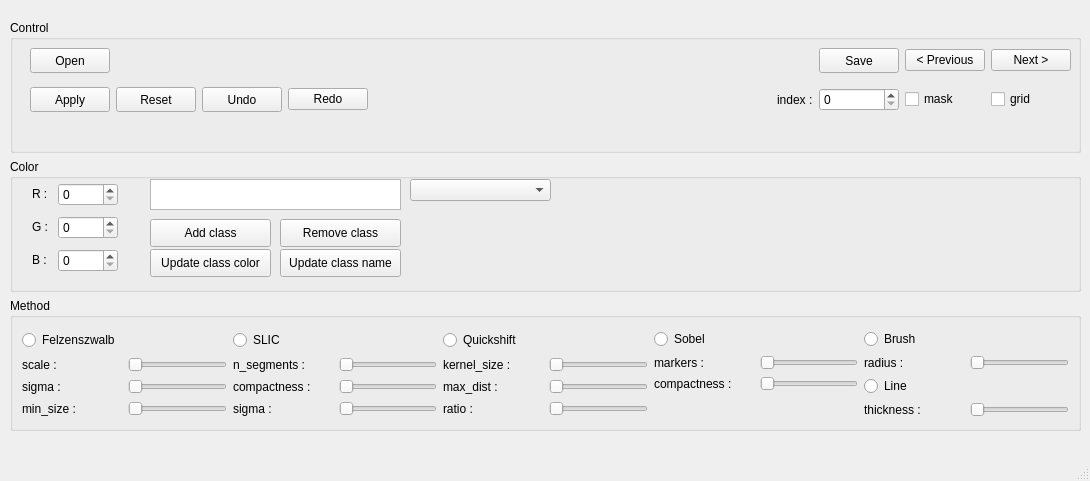
<?xml version="1.0" encoding="UTF-8"?>
<ui version="4.0">
 <class>MainWindow</class>
 <widget class="QMainWindow" name="MainWindow">
  <property name="geometry">
   <rect>
    <x>0</x>
    <y>0</y>
    <width>1090</width>
    <height>481</height>
   </rect>
  </property>
  <property name="sizePolicy">
   <sizepolicy hsizetype="Fixed" vsizetype="Fixed">
    <horstretch>0</horstretch>
    <verstretch>0</verstretch>
   </sizepolicy>
  </property>
  <property name="minimumSize">
   <size>
    <width>1090</width>
    <height>481</height>
   </size>
  </property>
  <property name="maximumSize">
   <size>
    <width>1090</width>
    <height>481</height>
   </size>
  </property>
  <property name="windowTitle">
   <string>MainWindow</string>
  </property>
  <widget class="QWidget" name="centralwidget">
   <widget class="QWidget" name="verticalLayoutWidget_2">
    <property name="geometry">
     <rect>
      <x>10</x>
      <y>20</y>
      <width>1071</width>
      <height>411</height>
     </rect>
    </property>
    <layout class="QVBoxLayout" name="verticalLayout_2">
     <item>
      <layout class="QHBoxLayout" name="horizontalLayout_8">
       <item>
        <widget class="QGroupBox" name="groupBox_3">
         <property name="title">
          <string>Control</string>
         </property>
         <widget class="QWidget" name="gridLayoutWidget_2">
          <property name="geometry">
           <rect>
            <x>20</x>
            <y>20</y>
            <width>1041</width>
            <height>81</height>
           </rect>
          </property>
          <layout class="QGridLayout" name="gridLayout_10">
           <item row="1" column="3">
            <widget class="QPushButton" name="pushButton_14">
             <property name="sizePolicy">
              <sizepolicy hsizetype="Fixed" vsizetype="Fixed">
               <horstretch>0</horstretch>
               <verstretch>0</verstretch>
              </sizepolicy>
             </property>
             <property name="minimumSize">
              <size>
               <width>0</width>
               <height>25</height>
              </size>
             </property>
             <property name="text">
              <string>Undo</string>
             </property>
            </widget>
           </item>
           <item row="1" column="1">
            <widget class="QPushButton" name="pushButton_2">
             <property name="sizePolicy">
              <sizepolicy hsizetype="Fixed" vsizetype="Fixed">
               <horstretch>0</horstretch>
               <verstretch>0</verstretch>
              </sizepolicy>
             </property>
             <property name="minimumSize">
              <size>
               <width>0</width>
               <height>25</height>
              </size>
             </property>
             <property name="text">
              <string>Reset</string>
             </property>
            </widget>
           </item>
           <item row="0" column="8">
            <widget class="QPushButton" name="pushButton_6">
             <property name="sizePolicy">
              <sizepolicy hsizetype="Fixed" vsizetype="Fixed">
               <horstretch>0</horstretch>
               <verstretch>0</verstretch>
              </sizepolicy>
             </property>
             <property name="text">
              <string>&lt; Previous</string>
             </property>
            </widget>
           </item>
           <item row="0" column="0">
            <widget class="QPushButton" name="pushButton_3">
             <property name="sizePolicy">
              <sizepolicy hsizetype="Fixed" vsizetype="Fixed">
               <horstretch>0</horstretch>
               <verstretch>0</verstretch>
              </sizepolicy>
             </property>
             <property name="minimumSize">
              <size>
               <width>0</width>
               <height>25</height>
              </size>
             </property>
             <property name="text">
              <string>Open</string>
             </property>
            </widget>
           </item>
           <item row="1" column="0">
            <widget class="QPushButton" name="pushButton_4">
             <property name="sizePolicy">
              <sizepolicy hsizetype="Fixed" vsizetype="Fixed">
               <horstretch>0</horstretch>
               <verstretch>0</verstretch>
              </sizepolicy>
             </property>
             <property name="minimumSize">
              <size>
               <width>0</width>
               <height>25</height>
              </size>
             </property>
             <property name="text">
              <string>Apply</string>
             </property>
            </widget>
           </item>
           <item row="0" column="9">
            <widget class="QPushButton" name="pushButton_5">
             <property name="sizePolicy">
              <sizepolicy hsizetype="Fixed" vsizetype="Fixed">
               <horstretch>0</horstretch>
               <verstretch>0</verstretch>
              </sizepolicy>
             </property>
             <property name="text">
              <string>Next &gt;</string>
             </property>
            </widget>
           </item>
           <item row="1" column="9">
            <widget class="QCheckBox" name="checkBox">
             <property name="text">
              <string>grid</string>
             </property>
            </widget>
           </item>
           <item row="1" column="8">
            <widget class="QCheckBox" name="checkBox_2">
             <property name="text">
              <string>mask</string>
             </property>
            </widget>
           </item>
           <item row="0" column="1">
            <widget class="QLabel" name="label_3">
             <property name="text">
              <string/>
             </property>
            </widget>
           </item>
           <item row="0" column="5">
            <widget class="QLabel" name="label">
             <property name="text">
              <string/>
             </property>
            </widget>
           </item>
           <item row="0" column="7">
            <widget class="QPushButton" name="pushButton">
             <property name="sizePolicy">
              <sizepolicy hsizetype="Fixed" vsizetype="Fixed">
               <horstretch>0</horstretch>
               <verstretch>0</verstretch>
              </sizepolicy>
             </property>
             <property name="minimumSize">
              <size>
               <width>0</width>
               <height>25</height>
              </size>
             </property>
             <property name="text">
              <string>Save</string>
             </property>
            </widget>
           </item>
           <item row="1" column="4">
            <widget class="QPushButton" name="pushButton_13">
             <property name="sizePolicy">
              <sizepolicy hsizetype="Fixed" vsizetype="Fixed">
               <horstretch>0</horstretch>
               <verstretch>0</verstretch>
              </sizepolicy>
             </property>
             <property name="text">
              <string>Redo</string>
             </property>
            </widget>
           </item>
           <item row="1" column="7">
            <widget class="QSpinBox" name="spinBox"/>
           </item>
           <item row="1" column="6">
            <widget class="QLabel" name="label_12">
             <property name="sizePolicy">
              <sizepolicy hsizetype="Fixed" vsizetype="Preferred">
               <horstretch>0</horstretch>
               <verstretch>0</verstretch>
              </sizepolicy>
             </property>
             <property name="text">
              <string>index :</string>
             </property>
            </widget>
           </item>
          </layout>
         </widget>
        </widget>
       </item>
      </layout>
     </item>
     <item>
      <layout class="QHBoxLayout" name="horizontalLayout">
       <item>
        <widget class="QGroupBox" name="groupBox_2">
         <property name="title">
          <string>Color</string>
         </property>
         <widget class="QWidget" name="gridLayoutWidget">
          <property name="geometry">
           <rect>
            <x>10</x>
            <y>20</y>
            <width>111</width>
            <height>98</height>
           </rect>
          </property>
          <layout class="QGridLayout" name="gridLayout_9">
           <item row="1" column="0">
            <layout class="QHBoxLayout" name="horizontalLayout_6">
             <item>
              <widget class="QLabel" name="label_5">
               <property name="sizePolicy">
                <sizepolicy hsizetype="Fixed" vsizetype="Fixed">
                 <horstretch>0</horstretch>
                 <verstretch>0</verstretch>
                </sizepolicy>
               </property>
               <property name="minimumSize">
                <size>
                 <width>20</width>
                 <height>20</height>
                </size>
               </property>
               <property name="text">
                <string>G :</string>
               </property>
              </widget>
             </item>
             <item>
              <widget class="QSpinBox" name="spinBox_3">
               <property name="sizePolicy">
                <sizepolicy hsizetype="Fixed" vsizetype="Fixed">
                 <horstretch>0</horstretch>
                 <verstretch>0</verstretch>
                </sizepolicy>
               </property>
               <property name="minimumSize">
                <size>
                 <width>60</width>
                 <height>20</height>
                </size>
               </property>
              </widget>
             </item>
            </layout>
           </item>
           <item row="0" column="0">
            <layout class="QHBoxLayout" name="horizontalLayout_5">
             <item>
              <widget class="QLabel" name="label_4">
               <property name="sizePolicy">
                <sizepolicy hsizetype="Fixed" vsizetype="Fixed">
                 <horstretch>0</horstretch>
                 <verstretch>0</verstretch>
                </sizepolicy>
               </property>
               <property name="minimumSize">
                <size>
                 <width>20</width>
                 <height>20</height>
                </size>
               </property>
               <property name="text">
                <string>R :</string>
               </property>
              </widget>
             </item>
             <item>
              <widget class="QSpinBox" name="spinBox_2">
               <property name="sizePolicy">
                <sizepolicy hsizetype="Fixed" vsizetype="Fixed">
                 <horstretch>0</horstretch>
                 <verstretch>0</verstretch>
                </sizepolicy>
               </property>
               <property name="minimumSize">
                <size>
                 <width>60</width>
                 <height>20</height>
                </size>
               </property>
              </widget>
             </item>
            </layout>
           </item>
           <item row="2" column="0">
            <layout class="QHBoxLayout" name="horizontalLayout_7">
             <item>
              <widget class="QLabel" name="label_6">
               <property name="sizePolicy">
                <sizepolicy hsizetype="Fixed" vsizetype="Fixed">
                 <horstretch>0</horstretch>
                 <verstretch>0</verstretch>
                </sizepolicy>
               </property>
               <property name="minimumSize">
                <size>
                 <width>20</width>
                 <height>20</height>
                </size>
               </property>
               <property name="text">
                <string>B :</string>
               </property>
              </widget>
             </item>
             <item>
              <widget class="QSpinBox" name="spinBox_4">
               <property name="sizePolicy">
                <sizepolicy hsizetype="Fixed" vsizetype="Fixed">
                 <horstretch>0</horstretch>
                 <verstretch>0</verstretch>
                </sizepolicy>
               </property>
               <property name="minimumSize">
                <size>
                 <width>60</width>
                 <height>20</height>
                </size>
               </property>
              </widget>
             </item>
            </layout>
           </item>
          </layout>
         </widget>
         <widget class="QComboBox" name="comboBox">
          <property name="geometry">
           <rect>
            <x>400</x>
            <y>20</y>
            <width>141</width>
            <height>22</height>
           </rect>
          </property>
         </widget>
         <widget class="QTextEdit" name="textEdit">
          <property name="geometry">
           <rect>
            <x>140</x>
            <y>20</y>
            <width>251</width>
            <height>31</height>
           </rect>
          </property>
         </widget>
         <widget class="QPushButton" name="pushButton_7">
          <property name="geometry">
           <rect>
            <x>140</x>
            <y>60</y>
            <width>121</width>
            <height>28</height>
           </rect>
          </property>
          <property name="text">
           <string>Add class</string>
          </property>
         </widget>
         <widget class="QPushButton" name="pushButton_8">
          <property name="geometry">
           <rect>
            <x>270</x>
            <y>60</y>
            <width>121</width>
            <height>28</height>
           </rect>
          </property>
          <property name="text">
           <string>Remove class</string>
          </property>
         </widget>
         <widget class="QPushButton" name="pushButton_9">
          <property name="geometry">
           <rect>
            <x>140</x>
            <y>90</y>
            <width>121</width>
            <height>28</height>
           </rect>
          </property>
          <property name="text">
           <string>Update class color</string>
          </property>
         </widget>
         <widget class="QPushButton" name="pushButton_10">
          <property name="geometry">
           <rect>
            <x>270</x>
            <y>90</y>
            <width>121</width>
            <height>28</height>
           </rect>
          </property>
          <property name="text">
           <string>Update class name</string>
          </property>
         </widget>
        </widget>
       </item>
      </layout>
     </item>
     <item>
      <layout class="QHBoxLayout" name="horizontalLayout_3">
       <item>
        <widget class="QGroupBox" name="groupBox">
         <property name="title">
          <string>Method</string>
         </property>
         <layout class="QGridLayout" name="gridLayout">
          <item row="1" column="0">
           <layout class="QGridLayout" name="gridLayout_2">
            <item row="0" column="1">
             <layout class="QHBoxLayout" name="horizontalLayout_4">
              <item>
               <layout class="QGridLayout" name="gridLayout_4">
                <item row="0" column="0">
                 <widget class="QRadioButton" name="radioButton">
                  <property name="text">
                   <string>Felzenszwalb</string>
                  </property>
                 </widget>
                </item>
                <item row="1" column="0">
                 <widget class="QLabel" name="label_1">
                  <property name="sizePolicy">
                   <sizepolicy hsizetype="Fixed" vsizetype="Preferred">
                    <horstretch>0</horstretch>
                    <verstretch>0</verstretch>
                   </sizepolicy>
                  </property>
                  <property name="minimumSize">
                   <size>
                    <width>100</width>
                    <height>0</height>
                   </size>
                  </property>
                  <property name="text">
                   <string>scale :</string>
                  </property>
                  <property name="alignment">
                   <set>Qt::AlignLeading|Qt::AlignLeft|Qt::AlignVCenter</set>
                  </property>
                 </widget>
                </item>
                <item row="2" column="1">
                 <widget class="QSlider" name="horizontalSlider_4">
                  <property name="orientation">
                   <enum>Qt::Horizontal</enum>
                  </property>
                 </widget>
                </item>
                <item row="3" column="1">
                 <widget class="QSlider" name="horizontalSlider_5">
                  <property name="orientation">
                   <enum>Qt::Horizontal</enum>
                  </property>
                 </widget>
                </item>
                <item row="2" column="0">
                 <widget class="QLabel" name="label_11">
                  <property name="sizePolicy">
                   <sizepolicy hsizetype="Fixed" vsizetype="Preferred">
                    <horstretch>0</horstretch>
                    <verstretch>0</verstretch>
                   </sizepolicy>
                  </property>
                  <property name="minimumSize">
                   <size>
                    <width>100</width>
                    <height>0</height>
                   </size>
                  </property>
                  <property name="text">
                   <string>sigma :</string>
                  </property>
                  <property name="alignment">
                   <set>Qt::AlignLeading|Qt::AlignLeft|Qt::AlignVCenter</set>
                  </property>
                 </widget>
                </item>
                <item row="3" column="0">
                 <widget class="QLabel" name="label_13">
                  <property name="sizePolicy">
                   <sizepolicy hsizetype="Fixed" vsizetype="Preferred">
                    <horstretch>0</horstretch>
                    <verstretch>0</verstretch>
                   </sizepolicy>
                  </property>
                  <property name="minimumSize">
                   <size>
                    <width>100</width>
                    <height>0</height>
                   </size>
                  </property>
                  <property name="text">
                   <string>min_size :</string>
                  </property>
                  <property name="alignment">
                   <set>Qt::AlignLeading|Qt::AlignLeft|Qt::AlignVCenter</set>
                  </property>
                 </widget>
                </item>
                <item row="1" column="1">
                 <widget class="QSlider" name="horizontalSlider">
                  <property name="minimumSize">
                   <size>
                    <width>50</width>
                    <height>0</height>
                   </size>
                  </property>
                  <property name="orientation">
                   <enum>Qt::Horizontal</enum>
                  </property>
                 </widget>
                </item>
               </layout>
              </item>
              <item>
               <layout class="QGridLayout" name="gridLayout_3">
                <item row="2" column="0">
                 <widget class="QLabel" name="label_14">
                  <property name="sizePolicy">
                   <sizepolicy hsizetype="Fixed" vsizetype="Preferred">
                    <horstretch>0</horstretch>
                    <verstretch>0</verstretch>
                   </sizepolicy>
                  </property>
                  <property name="minimumSize">
                   <size>
                    <width>100</width>
                    <height>0</height>
                   </size>
                  </property>
                  <property name="text">
                   <string>compactness :</string>
                  </property>
                  <property name="alignment">
                   <set>Qt::AlignLeading|Qt::AlignLeft|Qt::AlignVCenter</set>
                  </property>
                 </widget>
                </item>
                <item row="0" column="0">
                 <widget class="QRadioButton" name="radioButton_2">
                  <property name="text">
                   <string>SLIC</string>
                  </property>
                 </widget>
                </item>
                <item row="3" column="1">
                 <widget class="QSlider" name="horizontalSlider_7">
                  <property name="orientation">
                   <enum>Qt::Horizontal</enum>
                  </property>
                 </widget>
                </item>
                <item row="3" column="0">
                 <widget class="QLabel" name="label_15">
                  <property name="sizePolicy">
                   <sizepolicy hsizetype="Fixed" vsizetype="Preferred">
                    <horstretch>0</horstretch>
                    <verstretch>0</verstretch>
                   </sizepolicy>
                  </property>
                  <property name="minimumSize">
                   <size>
                    <width>100</width>
                    <height>0</height>
                   </size>
                  </property>
                  <property name="text">
                   <string>sigma :</string>
                  </property>
                  <property name="alignment">
                   <set>Qt::AlignLeading|Qt::AlignLeft|Qt::AlignVCenter</set>
                  </property>
                 </widget>
                </item>
                <item row="1" column="0">
                 <widget class="QLabel" name="label_2">
                  <property name="sizePolicy">
                   <sizepolicy hsizetype="Fixed" vsizetype="Preferred">
                    <horstretch>0</horstretch>
                    <verstretch>0</verstretch>
                   </sizepolicy>
                  </property>
                  <property name="minimumSize">
                   <size>
                    <width>100</width>
                    <height>0</height>
                   </size>
                  </property>
                  <property name="text">
                   <string>n_segments :</string>
                  </property>
                  <property name="alignment">
                   <set>Qt::AlignLeading|Qt::AlignLeft|Qt::AlignVCenter</set>
                  </property>
                 </widget>
                </item>
                <item row="1" column="1">
                 <widget class="QSlider" name="horizontalSlider_2">
                  <property name="minimumSize">
                   <size>
                    <width>50</width>
                    <height>0</height>
                   </size>
                  </property>
                  <property name="orientation">
                   <enum>Qt::Horizontal</enum>
                  </property>
                 </widget>
                </item>
                <item row="2" column="1">
                 <widget class="QSlider" name="horizontalSlider_6">
                  <property name="orientation">
                   <enum>Qt::Horizontal</enum>
                  </property>
                 </widget>
                </item>
               </layout>
              </item>
              <item>
               <layout class="QGridLayout" name="gridLayout_5">
                <item row="1" column="0">
                 <widget class="QLabel" name="label_10">
                  <property name="minimumSize">
                   <size>
                    <width>100</width>
                    <height>0</height>
                   </size>
                  </property>
                  <property name="text">
                   <string>kernel_size :</string>
                  </property>
                  <property name="alignment">
                   <set>Qt::AlignLeading|Qt::AlignLeft|Qt::AlignVCenter</set>
                  </property>
                 </widget>
                </item>
                <item row="1" column="1">
                 <widget class="QSlider" name="horizontalSlider_3">
                  <property name="minimumSize">
                   <size>
                    <width>50</width>
                    <height>0</height>
                   </size>
                  </property>
                  <property name="orientation">
                   <enum>Qt::Horizontal</enum>
                  </property>
                 </widget>
                </item>
                <item row="2" column="1">
                 <widget class="QSlider" name="horizontalSlider_8">
                  <property name="orientation">
                   <enum>Qt::Horizontal</enum>
                  </property>
                 </widget>
                </item>
                <item row="0" column="0">
                 <widget class="QRadioButton" name="radioButton_3">
                  <property name="text">
                   <string>Quickshift</string>
                  </property>
                 </widget>
                </item>
                <item row="3" column="1">
                 <widget class="QSlider" name="horizontalSlider_9">
                  <property name="orientation">
                   <enum>Qt::Horizontal</enum>
                  </property>
                 </widget>
                </item>
                <item row="2" column="0">
                 <widget class="QLabel" name="label_16">
                  <property name="minimumSize">
                   <size>
                    <width>100</width>
                    <height>0</height>
                   </size>
                  </property>
                  <property name="text">
                   <string>max_dist :</string>
                  </property>
                  <property name="alignment">
                   <set>Qt::AlignLeading|Qt::AlignLeft|Qt::AlignVCenter</set>
                  </property>
                 </widget>
                </item>
                <item row="3" column="0">
                 <widget class="QLabel" name="label_17">
                  <property name="minimumSize">
                   <size>
                    <width>100</width>
                    <height>0</height>
                   </size>
                  </property>
                  <property name="text">
                   <string>ratio :</string>
                  </property>
                  <property name="alignment">
                   <set>Qt::AlignLeading|Qt::AlignLeft|Qt::AlignVCenter</set>
                  </property>
                 </widget>
                </item>
               </layout>
              </item>
              <item>
               <layout class="QGridLayout" name="gridLayout_7">
                <item row="1" column="1">
                 <widget class="QSlider" name="horizontalSlider_10">
                  <property name="minimumSize">
                   <size>
                    <width>50</width>
                    <height>0</height>
                   </size>
                  </property>
                  <property name="orientation">
                   <enum>Qt::Horizontal</enum>
                  </property>
                 </widget>
                </item>
                <item row="1" column="0">
                 <widget class="QLabel" name="label_18">
                  <property name="minimumSize">
                   <size>
                    <width>100</width>
                    <height>0</height>
                   </size>
                  </property>
                  <property name="text">
                   <string>markers :</string>
                  </property>
                  <property name="alignment">
                   <set>Qt::AlignLeading|Qt::AlignLeft|Qt::AlignVCenter</set>
                  </property>
                 </widget>
                </item>
                <item row="3" column="0">
                 <widget class="QLabel" name="label_20">
                  <property name="text">
                   <string/>
                  </property>
                 </widget>
                </item>
                <item row="2" column="0">
                 <widget class="QLabel" name="label_19">
                  <property name="minimumSize">
                   <size>
                    <width>100</width>
                    <height>0</height>
                   </size>
                  </property>
                  <property name="text">
                   <string>compactness :</string>
                  </property>
                  <property name="alignment">
                   <set>Qt::AlignLeading|Qt::AlignLeft|Qt::AlignVCenter</set>
                  </property>
                 </widget>
                </item>
                <item row="0" column="0">
                 <widget class="QRadioButton" name="radioButton_4">
                  <property name="text">
                   <string>Sobel</string>
                  </property>
                 </widget>
                </item>
                <item row="2" column="1">
                 <widget class="QSlider" name="horizontalSlider_11">
                  <property name="orientation">
                   <enum>Qt::Horizontal</enum>
                  </property>
                 </widget>
                </item>
               </layout>
              </item>
              <item>
               <layout class="QGridLayout" name="gridLayout_8">
                <item row="2" column="0">
                 <widget class="QLabel" name="label_23">
                  <property name="minimumSize">
                   <size>
                    <width>100</width>
                    <height>0</height>
                   </size>
                  </property>
                  <property name="text">
                   <string>radius :</string>
                  </property>
                 </widget>
                </item>
                <item row="0" column="0">
                 <widget class="QRadioButton" name="radioButton_5">
                  <property name="text">
                   <string>Brush</string>
                  </property>
                 </widget>
                </item>
                <item row="2" column="1">
                 <widget class="QSlider" name="horizontalSlider_12">
                  <property name="minimumSize">
                   <size>
                    <width>50</width>
                    <height>0</height>
                   </size>
                  </property>
                  <property name="orientation">
                   <enum>Qt::Horizontal</enum>
                  </property>
                 </widget>
                </item>
                <item row="5" column="0">
                 <widget class="QLabel" name="label_22">
                  <property name="minimumSize">
                   <size>
                    <width>100</width>
                    <height>0</height>
                   </size>
                  </property>
                  <property name="text">
                   <string>thickness :</string>
                  </property>
                 </widget>
                </item>
                <item row="4" column="0">
                 <widget class="QRadioButton" name="radioButton_6">
                  <property name="text">
                   <string>Line</string>
                  </property>
                 </widget>
                </item>
                <item row="5" column="1">
                 <widget class="QSlider" name="horizontalSlider_13">
                  <property name="orientation">
                   <enum>Qt::Horizontal</enum>
                  </property>
                 </widget>
                </item>
               </layout>
              </item>
             </layout>
            </item>
           </layout>
          </item>
         </layout>
        </widget>
       </item>
      </layout>
     </item>
    </layout>
   </widget>
  </widget>
  <widget class="QMenuBar" name="menubar">
   <property name="geometry">
    <rect>
     <x>0</x>
     <y>0</y>
     <width>1090</width>
     <height>26</height>
    </rect>
   </property>
  </widget>
  <widget class="QStatusBar" name="statusbar"/>
 </widget>
 <resources/>
 <connections/>
</ui>
